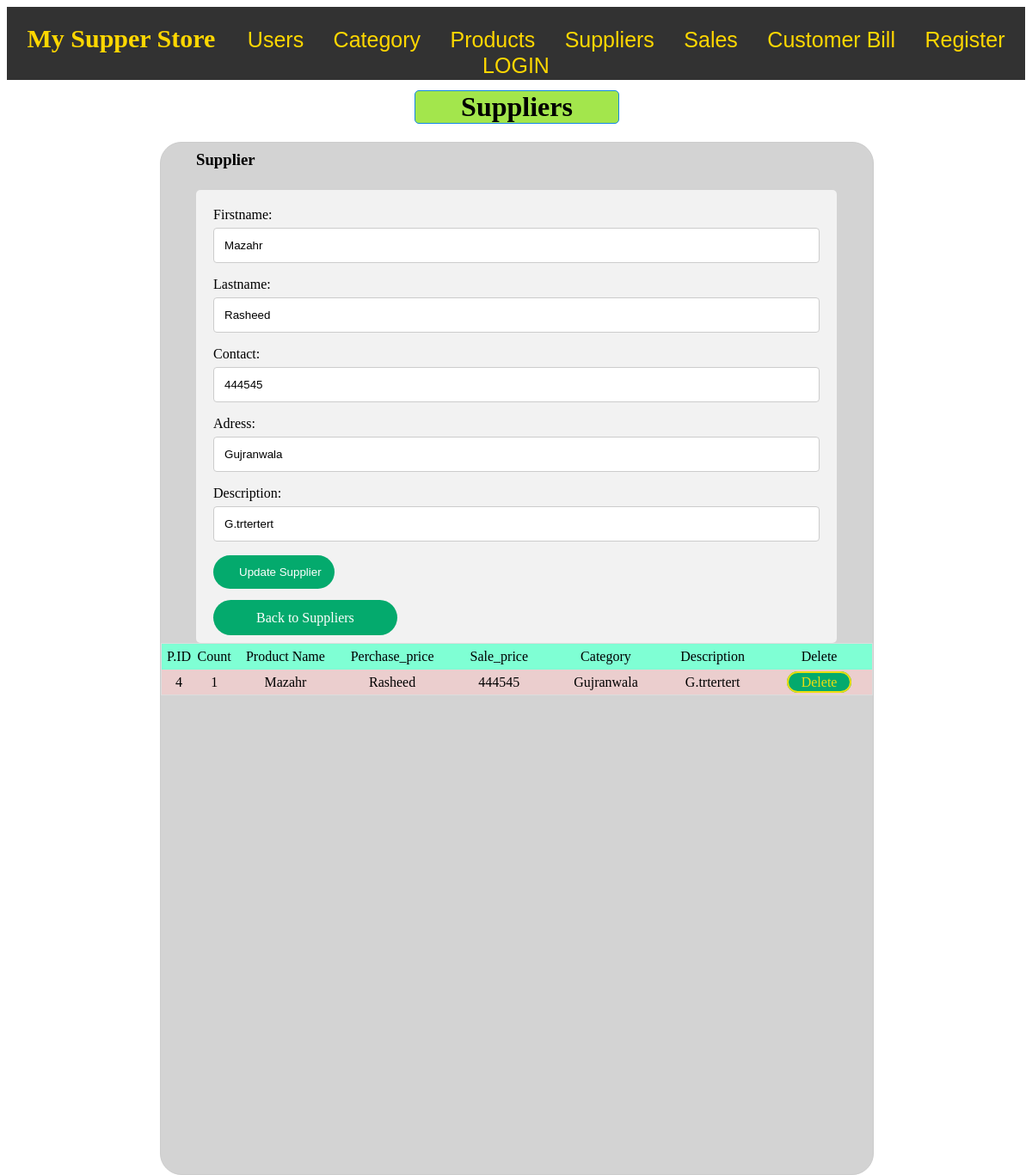
/show_suppliers/4, run on the app's committed database.
### members/models.py (models this page shows, shortened)
class Suppliers(models.Model):
    firstname=models.CharField(max_length=255)
    lastname=models.CharField(max_length=255)
    adress=models.CharField(max_length=255)
    contact=models.IntegerField(null=True)
    description=models.CharField(max_length=255)
    is_deleted = models.BooleanField(default=False)

### members/views.py (the view)
# urls.py: path("show_suppliers/<int:id>",views.show_suppliers,name="show_suppliers"),
def show_suppliers(request,id):
    error=False
    error1=False
    msg=False
    update_mode=True
    try:
        if request.method == 'POST':
          form =Suppliers_form()  # Return form to html
          firstname=str(request.POST.get('firstname')).capitalize()
          lastname=str(request.POST.get('lastname')).capitalize()
          contact=str(request.POST.get('contact')).capitalize()
          adress=str(request.POST.get('adress')).capitalize()
          description=str(request.POST.get('description')).capitalize()
          rows_affected = Suppliers.objects.select_for_update().filter(id=id, is_deleted=False).update(firstname=firstname,lastname=lastname,contact=contact,adress=adress,description=description,)
          if rows_affected == 0:
             error=True
          else:
             msg=True
          data = {'error':error,'msg':msg}
          return redirect('suppliers', data)
        else:
            form = Suppliers_form()
    except:
            pass
    mydata = Suppliers.objects.filter(id=id).values()
    for x in mydata:
      value1=x['firstname']
      value2=x['lastname']
      value3=x['contact']
      value4=x['adress']
      value5=x['description']
    form.fields['firstname'].widget.attrs['value'] = value1
    form.fields['lastname'].widget.attrs['value'] = value2
    form.fields['contact'].widget.attrs['value'] = value3
    form.fields['adress'].widget.attrs['value'] = value4
    form.fields['description'].widget.attrs['value'] = value5
    data={'form':form ,'mysuppliers':mydata,'msg':msg ,'update_mode':update_mode}
    return render(request,'suppliers.html',data)

### members/forms.py
class Suppliers_form(forms.Form):
    firstname=forms.CharField(max_length=255)
    lastname=forms.CharField(max_length=255)
    contact=forms.CharField(max_length=255)
    adress=forms.CharField(max_length=255)
    description=forms.CharField(max_length=255)

### templates/suppliers.html (shortened to what this page needs)
{% extends "master1.html" %}
{% block content %}
<div style="height:1200px" >
  <h1 style="text-align:center;margin-left:40%;margin-top:1% ;background-color:rgb(163, 230, 76);
  border: 1px solid rgb(19, 135, 230); width:20%;
  border-radius: 5px;">Suppliers</h1>
  <div style="width:70% ; background-color:lightgray; margin-left:15% ;
  margin-top:1% ; height:100% ;border: 1px solid #ccc;
  border-radius: 25px; " >
  <h3 style="text-align:left;margin-left:5% ;margin-top:1% ;" > Supplier </h3>
  <div class="container" style="width:85% ;;margin-left:5% ;margin-top:3%;">
      <form method='post'>
      {{form}}
      <input type="submit" name='savesupplier' {% if update_mode %}value="Update Supplier" {% else %} value="Save supplier"{% endif %}>
      </form>
      <a name="reset"  href="/suppliers/"> {% if update_mode  %}Back to Suppliers {% else %}Reset{% endif %}</a>
  </div>
    <table>
      <thead>
        <tr >
          <td style="width:5% ;background-color: aquamarine;"> P.ID </td>
          <td style="width:5%;background-color: aquamarine;"> Count </td>
          <td style="background-color: aquamarine;"> Product Name </td>
          <td style="background-color: aquamarine;"> Perchase_price </td>
          <td style="background-color: aquamarine;"> Sale_price </td>
          <td style="background-color: aquamarine;"> Category </td>
          <td style="background-color: aquamarine;"> Description </td>
          <td style="background-color: aquamarine;"> Delete </td>
        </tr>
      </thead>
        {% for x in mysuppliers %}
        <tr style="text-align:center ; margin-top:25px ;" >
          <td style="width:5%"> <a href={%url 'show_suppliers' id=x.id %}>{{ x.id }}</a> </td>
          <td style="width:5%"><a href={%url 'show_suppliers' id=x.id %}>{{ forloop.counter }}</a> </td>
          <td> <a href={%url 'show_suppliers' id=x.id %}>{{ x.firstname }}</a> </td>
          <td><a href={%url 'show_suppliers' id=x.id %}>{{ x.lastname }}</a> </td>
          <td><a href={%url 'show_suppliers' id=x.id %}>{{ x.contact }}</a>  </td>
          <td> <a href={%url 'show_suppliers' id=x.id %}>{{ x.adress }}</a> </td>
          <td> <a href={%url 'show_suppliers' id=x.id %}>{{ x.description }}</a> </td>
          <td> <a  onclick="return confirm('Are you sure you want to delete this?')" name="navlink" style=" " href={%url 'delete_supplier' id=x.id %}>Delete </td>
        </tr>
        {% endfor %}
    </table>
  </div>
</div>
{% endblock %}

### static/main.css (style rules this page uses)
input[type=text], select, textarea { width: 100%; padding: 12px; border: 1px solid #ccc; border-radius: 4px; box-sizing: border-box; margin-top: 6px; margin-bottom: 16px; resize: vertical }
input[type=submit] { width: 20%; background-color: #04AA6D; color: white; padding: 12px 30px 12px 30px; border: none; border-radius: 25px; cursor: pointer; margin-bottom: 25px; text-align: center; }
a[name=reset] { width: 30%; background-color: #04AA6D; color: white; padding: 12px 50px 12px 50px; border: none; border-radius: 25px; cursor: pointer; text-decoration: none; text-align: center; }
a[name=navlink] { width: 100%; background-color: #04AA6D; color: rgb(236, 222, 15); padding: 2px 15px 2px 15px; border-color:#9b6d31; border-radius: 4px; cursor: pointer; text-decoration: none; border: 2px solid; border-radius: 15px; }
.container { border-radius: 5px; background-color: #f2f2f2; padding: 20px; }
table { border-collapse: collapse; border-spacing: 0; margin-left:0%; width: 100%; border: 1px solid #ddd; }
table a { text-decoration: none; color: black; }
td { text-align: left; padding: 1px; text-align:center; width:15% }
thead { background-color: aquamarine; }
tr { text-align:center; width:15%; height: 30px; }
tr:nth-child(odd) { background-color: #ebcece; text-align:center ; margin-top:25px }

### data on the page
Suppliers: firstname "Mazahr", lastname "Rasheed", contact "444545", adress "Gujranwala", description "G.trtertert", id "4"
